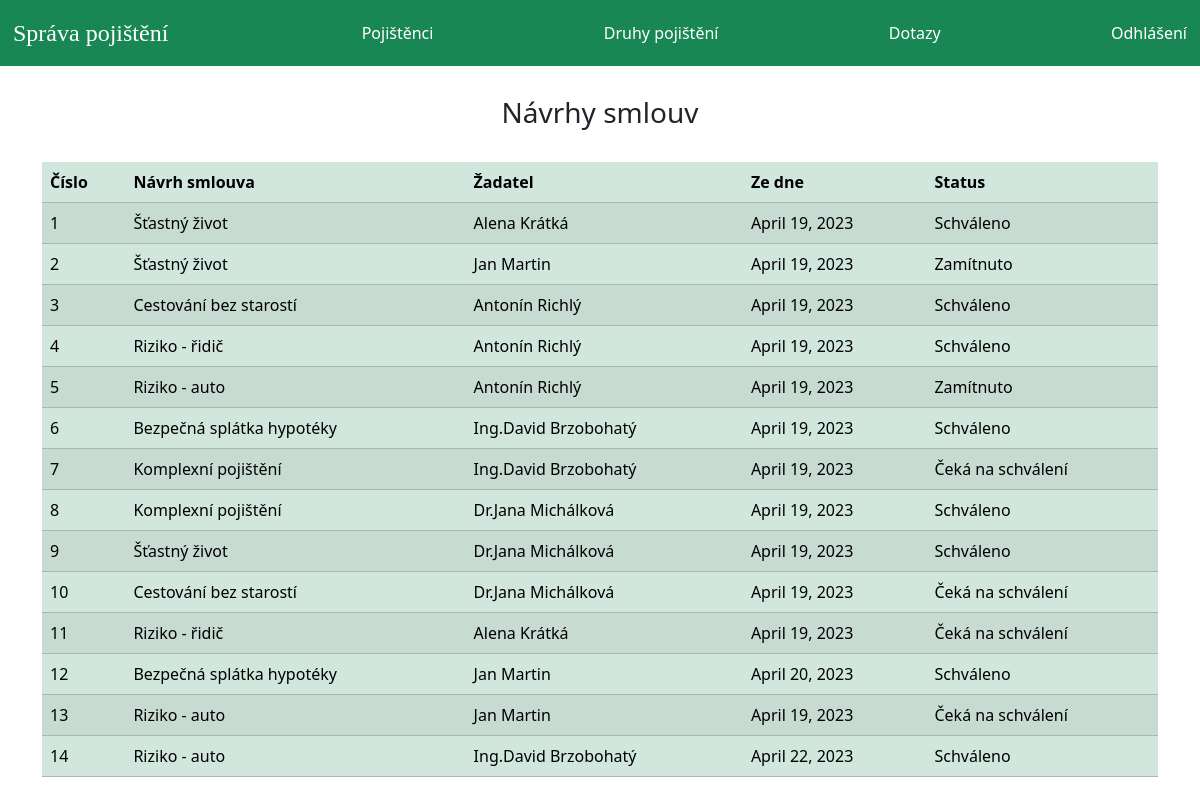
The page /zobrazeni-navrhu-smluv on the database its author committed.
### pojisteni/models.py (models this page shows, shortened)
class PolicyRecord(models.Model):
    customer = models.ForeignKey(Customer, on_delete=models.CASCADE)
    Policy = models.ForeignKey(Policy, on_delete=models.CASCADE)
    status = models.CharField(max_length=100, default='Čeká na schválení')
    creation_date = models.DateField(auto_now=True)

class Policy(models.Model):
    category = models.ForeignKey('Category', on_delete=models.CASCADE)
    policy_name = models.CharField(max_length=200)
    sum_assurance = models.PositiveIntegerField()
    premium = models.PositiveIntegerField()
    tenure = models.PositiveIntegerField()
    creation_date = models.DateField(auto_now=True)
    def __str__(self):
        return self.policy_name

### pojistenec/models.py (models this page shows, shortened)
class Customer(models.Model):
    user = models.OneToOneField(User, on_delete=models.CASCADE)
    birth_date = models.DateField()
    address = models.CharField(max_length=40)
    email = models.EmailField()
    mobile = models.CharField(max_length=20, null=False)
    def __str__(self):
        return self.user.first_name + " " + self.user.last_name

### pojisteni/views.py (the view)
# urls.py: path('zobrazeni-navrhu-smluv', views.zobrazeni_navrhu_smluv_view, name='zobrazeni-navrhu-smluv'),
def zobrazeni_navrhu_smluv_view(request):
    policyrecords = models.PolicyRecord.objects.all()
    return render(request, 'pojisteni/zobrazeni_navrhu_smluv.html', {'policyrecords': policyrecords})

### templates/pojisteni/zobrazeni_navrhu_smluv.html (shortened to what this page needs)
{% extends 'pojisteni/adminbase.html' %}
{% block content %}
{%load static%}
{% load django_bootstrap5 %}
<head>
    {% bootstrap_css %}
</head>
<br>
<div class="container">
  <div class="panel panel-primary">
    <div class="panel-heading">
      <h3>Návrhy smlouv</h3><br>
    </div>
    <table class="table table-success table-striped">
      <thead>
        <tr>
        <th>Číslo</th>
          <th>Návrh smlouva</th>
          <th>Žadatel</th>
          <th> Ze dne</th>
          <th>Status</th>
        </tr>
      </thead>
      {% for t in policyrecords %}
      <tr>
        <td> {{ forloop.counter }}</td>
        <td> {{t.Policy}}</td>
        <td> {{t.customer}}</td>
        <td>{{t.creation_date}}</td>
        <td>{{t.status}}</td>
      </tr>
      {% endfor %}
    </table>
  </div>
</div>
<br><br><br><br><br><br>
{% endblock content %}

### templates/pojisteni/zobrazeni_navrhu_smluv.html (style rules this page uses)
h3 { text-align: center; }

### rows shown on the page
PolicyRecord: Policy "Šťastný život", customer "Alena Krátká", creation_date "April 19, 2023", status "Schváleno"
PolicyRecord: Policy "Šťastný život", customer "Jan Martin", creation_date "April 19, 2023", status "Zamítnuto"
PolicyRecord: Policy "Cestování bez starostí", customer "Antonín Richlý", creation_date "April 19, 2023", status "Schváleno"
PolicyRecord: Policy "Riziko - řidič", customer "Antonín Richlý", creation_date "April 19, 2023", status "Schváleno"
PolicyRecord: Policy "Riziko - auto", customer "Antonín Richlý", creation_date "April 19, 2023", status "Zamítnuto"
PolicyRecord: Policy "Bezpečná splátka hypotéky", customer "Ing.David Brzobohatý", creation_date "April 19, 2023", status "Schváleno"
PolicyRecord: Policy "Komplexní pojištění", customer "Ing.David Brzobohatý", creation_date "April 19, 2023", status "Čeká na schválení"
PolicyRecord: Policy "Komplexní pojištění", customer "Dr.Jana Michálková", creation_date "April 19, 2023", status "Schváleno"
PolicyRecord: Policy "Šťastný život", customer "Dr.Jana Michálková", creation_date "April 19, 2023", status "Schváleno"
PolicyRecord: Policy "Cestování bez starostí", customer "Dr.Jana Michálková", creation_date "April 19, 2023", status "Čeká na schválení"
PolicyRecord: Policy "Riziko - řidič", customer "Alena Krátká", creation_date "April 19, 2023", status "Čeká na schválení"
PolicyRecord: Policy "Bezpečná splátka hypotéky", customer "Jan Martin", creation_date "April 20, 2023", status "Schváleno"
PolicyRecord: Policy "Riziko - auto", customer "Jan Martin", creation_date "April 19, 2023", status "Čeká na schválení"
PolicyRecord: Policy "Riziko - auto", customer "Ing.David Brzobohatý", creation_date "April 22, 2023", status "Schváleno"
